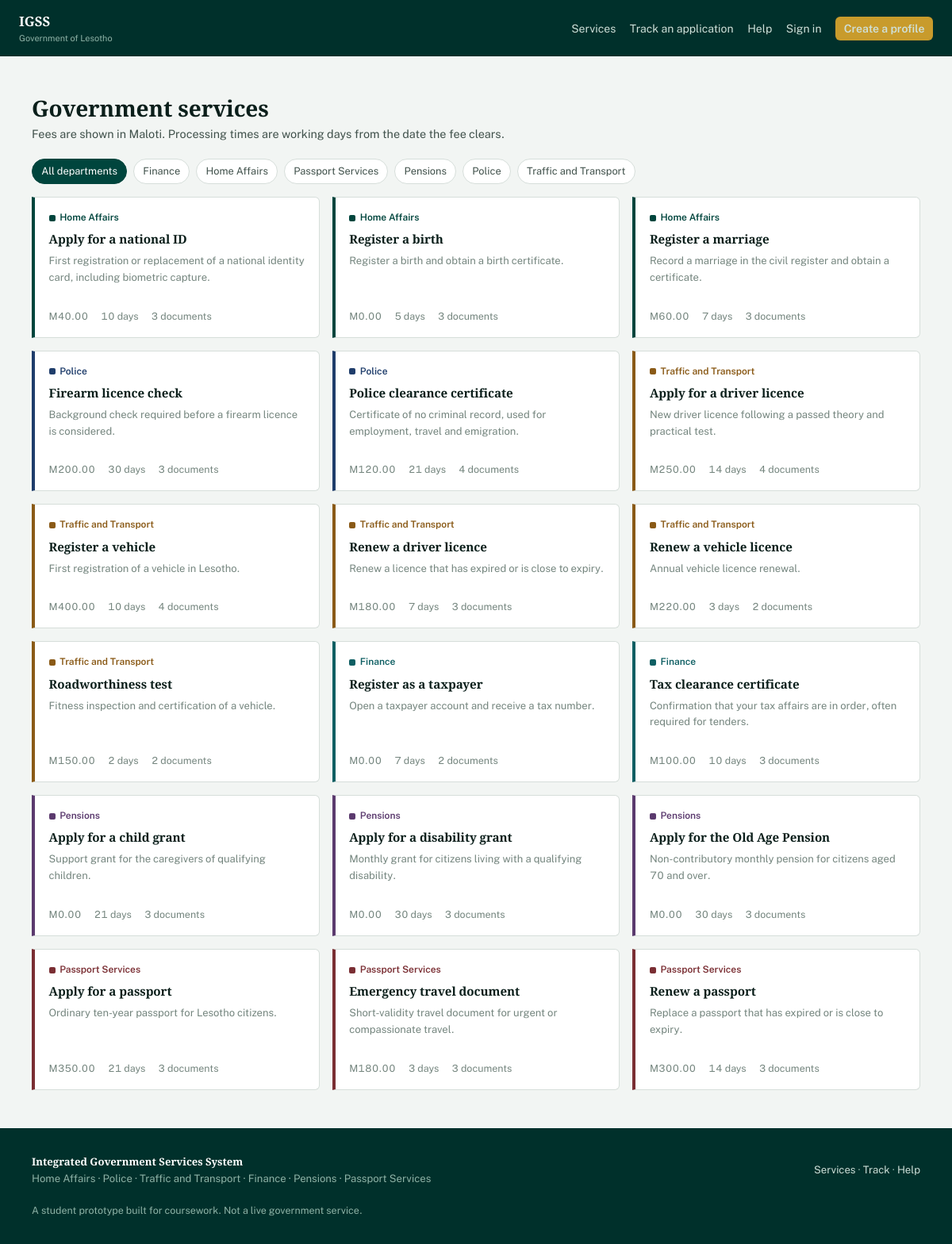
/services, run on the app's committed database.
### models.py (models this page shows, shortened)
class Department(db.Model):
    __tablename__ = "departments"
    id = db.Column(db.Integer, primary_key=True)
    code = db.Column(db.String(6), unique=True, nullable=False)
    name = db.Column(db.String(100), nullable=False)
    ministry = db.Column(db.String(120))
    description = db.Column(db.Text)
    contact_phone = db.Column(db.String(30))
    contact_email = db.Column(db.String(120))
    head_office = db.Column(db.String(120))
    employees = db.relationship("Employee", back_populates="department")
    services = db.relationship("Service", back_populates="department")
    applications = db.relationship("Application", back_populates="department")
    @property
    def colour(self):
        return DEPARTMENT_COLOURS.get(self.code, "#4A5A54")

class Service(db.Model):
    __tablename__ = "services"
    id = db.Column(db.Integer, primary_key=True)
    department_id = db.Column(db.Integer, db.ForeignKey("departments.id"))
    code = db.Column(db.String(12), unique=True, nullable=False)
    name = db.Column(db.String(120), nullable=False)
    description = db.Column(db.Text)
    fee = db.Column(db.Float, default=0.0)
    processing_days = db.Column(db.Integer, default=14)
    required_documents = db.Column(db.Text)   # newline separated
    active = db.Column(db.Boolean, default=True)
    department = db.relationship("Department", back_populates="services")
    applications = db.relationship("Application", back_populates="service")
    @property
    def document_list(self):
        if not self.required_documents:
            return []
        return [d.strip() for d in self.required_documents.split("\n") if d.strip()]

### blueprints/main.py (the view)
@main_bp.route("/services")
def services():
    dept_code = request.args.get("department", "")
    query = Service.query.filter_by(active=True)
    if dept_code:
        dept = Department.query.filter_by(code=dept_code).first()
        if dept:
            query = query.filter_by(department_id=dept.id)
    services = query.order_by(Service.department_id, Service.name).all()
    return render_template("main/services.html", services=services,
                           selected=dept_code)

### utils/helpers.py (called while the page is built)
def money(value):
    try:
        return f"M{float(value):,.2f}"
    except (TypeError, ValueError):
        return "M0.00"

### templates/main/services.html (shortened to what this page needs)
{% extends "public.html" %}
{% block body %}
<section class="section">
  <div class="section-inner">
    <div class="page-head">
      <div>
        <h1>Government services</h1>
        <p class="lead">Fees are shown in Maloti. Processing times are working days
           from the date the fee clears.</p>
      </div>
    </div>
    <div class="filter-bar">
      <a class="chip {{ 'active' if not selected }}" href="{{ url_for('main.services') }}">All departments</a>
      {% for d in all_departments %}
        <a class="chip {{ 'active' if selected == d.code }}"
           href="{{ url_for('main.services', department=d.code) }}">{{ d.name }}</a>
      {% endfor %}
    </div>
    {% if services %}
      <div class="grid grid-3">
        {% for s in services %}
          <a class="service-card" style="--stripe: {{ s.department.colour }};color:inherit"
             href="{{ url_for('main.service_detail', code=s.code) }}">
            <span class="dept-tag mb-1" style="--stripe: {{ s.department.colour }}">{{ s.department.name }}</span>
            <h3>{{ s.name }}</h3>
            <p class="small muted">{{ s.description|truncate(110) }}</p>
            <div class="svc-meta">
              <span>{{ s.fee|money }}</span>
              <span>{{ s.processing_days }} days</span>
              <span>{{ s.document_list|length }} documents</span>
            </div>
          </a>
        {% endfor %}
      </div>
    {% else %}
      <div class="panel"><div class="panel-body empty">
        <h3>No services listed for that department</h3>
        <p>Try another department, or view the full catalogue.</p>
        <a class="btn btn-primary" href="{{ url_for('main.services') }}">View all services</a>
      </div></div>
    {% endif %}
  </div>
</section>
{% endblock %}

### static/css/style.css (style rules this page uses)
:root { --green-900: #00302B; --green-800: #00453D; --green-700: #016A5D; --green-100: #E3EFEA; --ink: #0B1F1B; --ink-soft: #40514B; --ink-faint: #74857E; --paper: #F2F5F3; --surface: #FFFFFF; --rule: #D6DEDA; --rule-soft: #E8EEEB; --straw: #C89B2C; --straw-bg: #FBF3DE; --clear: #1F7A4D; --clear-bg: #E3F2E9; --stop: #A3302B; --stop-bg: #FBE9E8; --info: #1F3D6B; --info-bg: #E7EDF6; --dept-HA: #00453D; --dept-POL: #1F3D6B; --dept-TRF: #8A5A17; --dept-FIN: #0F5F63; --dept-PEN: #5B3A6E; --dept-PAS: #7A2E33; --sans: "Public Sans", -apple-system, "Segoe UI", Roboto, sans-serif; --slab: "Zilla Slab", Georgia, serif; --r-sm: 3px; --r-md: 6px; --r-lg: 10px; --shadow-low: 0 1px 2px rgba(11, 31, 27, .06); --shadow-mid: 0 4px 16px rgba(11, 31, 27, .10); --sidebar-w: 248px; }
* { box-sizing: border-box; }
html { -webkit-text-size-adjust: 100%; }
body { margin: 0; font-family: var(--sans); font-size: 15px; line-height: 1.6; color: var(--ink); background: var(--paper); font-variant-numeric: tabular-nums; }
h1, h2, h3, h4 { font-family: var(--slab); font-weight: 600; letter-spacing: -0.005em; color: var(--ink); margin: 0 0 .5rem; line-height: 1.25; }
h1 { font-size: 1.75rem; }
h3 { font-size: 1.05rem; }
p { margin: 0 0 1rem; max-width: 72ch; }
a { color: var(--green-700); text-decoration: none; }
.muted { color: var(--ink-faint); }
.small { font-size: .8125rem; }
.page-head { display: flex; align-items: flex-end; gap: 1rem; flex-wrap: wrap; margin-bottom: 1.25rem; }
.page-head h1 { margin: 0; }
.page-head .lead { color: var(--ink-soft); margin: .15rem 0 0; font-size: .9rem; }
.grid { display: grid; gap: 1rem; }
.grid-3 { grid-template-columns: repeat(3, minmax(0,1fr)); }
.dept-tag { display: inline-flex; align-items: center; gap: .35rem; font-size: .75rem; font-weight: 600; color: var(--stripe, var(--ink-soft)); }
.dept-tag::before { content: ""; width: 8px; height: 8px; border-radius: 2px; background: var(--stripe, var(--ink-faint)); }
.filter-bar { display: flex; gap: .5rem; flex-wrap: wrap; align-items: center; margin-bottom: 1rem; }
.chip { display: inline-block; padding: .3rem .7rem; border: 1px solid var(--rule); border-radius: 20px; font-size: .8rem; color: var(--ink-soft); background: var(--surface); }
.chip.active { background: var(--green-800); border-color: var(--green-800); color: #fff; }
.section { padding: 3rem 1.5rem; }
.section-inner { max-width: 1120px; margin: 0 auto; }
.service-card { background: var(--surface); border: 1px solid var(--rule); border-left: 4px solid var(--stripe); border-radius: 0 var(--r-md) var(--r-md) 0; padding: 1rem 1.1rem; display: flex; flex-direction: column; }
.service-card h3 { font-size: .95rem; }
.service-card .svc-meta { margin-top: auto; padding-top: .75rem; display: flex; gap: 1rem; font-size: .78rem; color: var(--ink-faint); }
.mb-1 { margin-bottom: .5rem; }

### data on the page
Department: name "Finance"
Department: name "Home Affairs"
Department: name "Passport Services"
Department: name "Pensions"
Department: name "Police"
Department: name "Traffic and Transport"
Service: department.name "Home Affairs", name "Apply for a national ID", description "First registration or replacement of a national identity card, including biometric capture.", fee "M40.00", processing_days "10", document_list|length "3"
Service: department.name "Home Affairs", name "Register a birth", description "Register a birth and obtain a birth certificate.", fee "M0.00", processing_days "5", document_list|length "3"
Service: department.name "Home Affairs", name "Register a marriage", description "Record a marriage in the civil register and obtain a certificate.", fee "M60.00", processing_days "7", document_list|length "3"
Service: department.name "Police", name "Firearm licence check", description "Background check required before a firearm licence is considered.", fee "M200.00", processing_days "30", document_list|length "3"
Service: department.name "Police", name "Police clearance certificate", description "Certificate of no criminal record, used for employment, travel and emigration.", fee "M120.00", processing_days "21", document_list|length "4"
Service: department.name "Traffic and Transport", name "Apply for a driver licence", description "New driver licence following a passed theory and practical test.", fee "M250.00", processing_days "14", document_list|length "4"
Service: department.name "Traffic and Transport", name "Register a vehicle", description "First registration of a vehicle in Lesotho.", fee "M400.00", processing_days "10", document_list|length "4"
Service: department.name "Traffic and Transport", name "Renew a driver licence", description "Renew a licence that has expired or is close to expiry.", fee "M180.00", processing_days "7", document_list|length "3"
Service: department.name "Traffic and Transport", name "Renew a vehicle licence", description "Annual vehicle licence renewal.", fee "M220.00", processing_days "3", document_list|length "2"
Service: department.name "Traffic and Transport", name "Roadworthiness test", description "Fitness inspection and certification of a vehicle.", fee "M150.00", processing_days "2", document_list|length "2"
Service: department.name "Finance", name "Register as a taxpayer", description "Open a taxpayer account and receive a tax number.", fee "M0.00", processing_days "7", document_list|length "2"
Service: department.name "Finance", name "Tax clearance certificate", description "Confirmation that your tax affairs are in order, often required for tenders.", fee "M100.00", processing_days "10", document_list|length "3"
Service: department.name "Pensions", name "Apply for a child grant", description "Support grant for the caregivers of qualifying children.", fee "M0.00", processing_days "21", document_list|length "3"
Service: department.name "Pensions", name "Apply for a disability grant", description "Monthly grant for citizens living with a qualifying disability.", fee "M0.00", processing_days "30", document_list|length "3"
Service: department.name "Pensions", name "Apply for the Old Age Pension", description "Non-contributory monthly pension for citizens aged 70 and over.", fee "M0.00", processing_days "30", document_list|length "3"
Service: department.name "Passport Services", name "Apply for a passport", description "Ordinary ten-year passport for Lesotho citizens.", fee "M350.00", processing_days "21", document_list|length "3"
Service: department.name "Passport Services", name "Emergency travel document", description "Short-validity travel document for urgent or compassionate travel.", fee "M180.00", processing_days "3", document_list|length "3"
Service: department.name "Passport Services", name "Renew a passport", description "Replace a passport that has expired or is close to expiry.", fee "M300.00", processing_days "14", document_list|length "3"

### other printed values
{{ SYSTEM_SHORT }} "IGSS"
{{ ORGANISATION }} "Government of Lesotho"
{{ SYSTEM_NAME }} "Integrated Government Services System"
